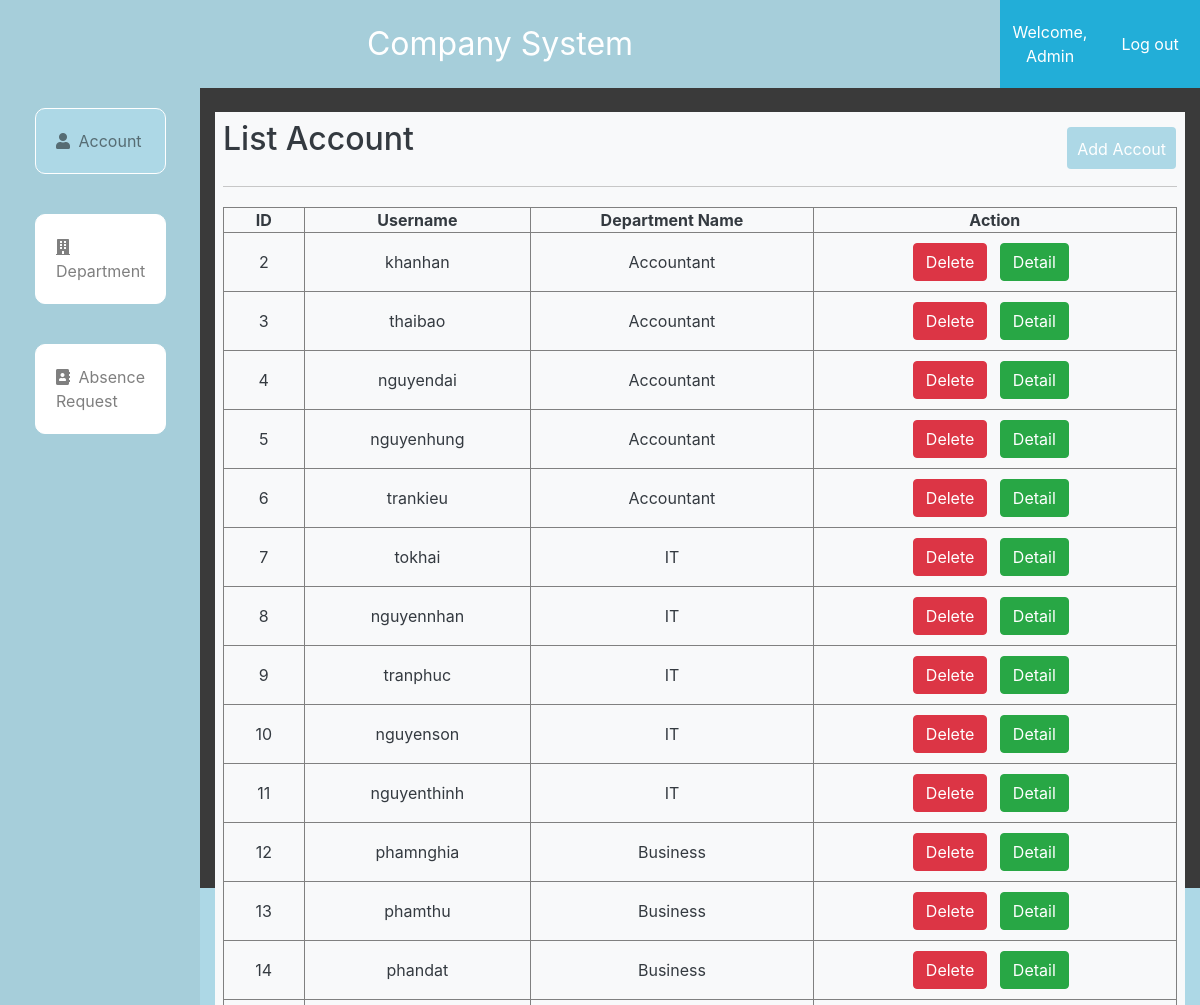
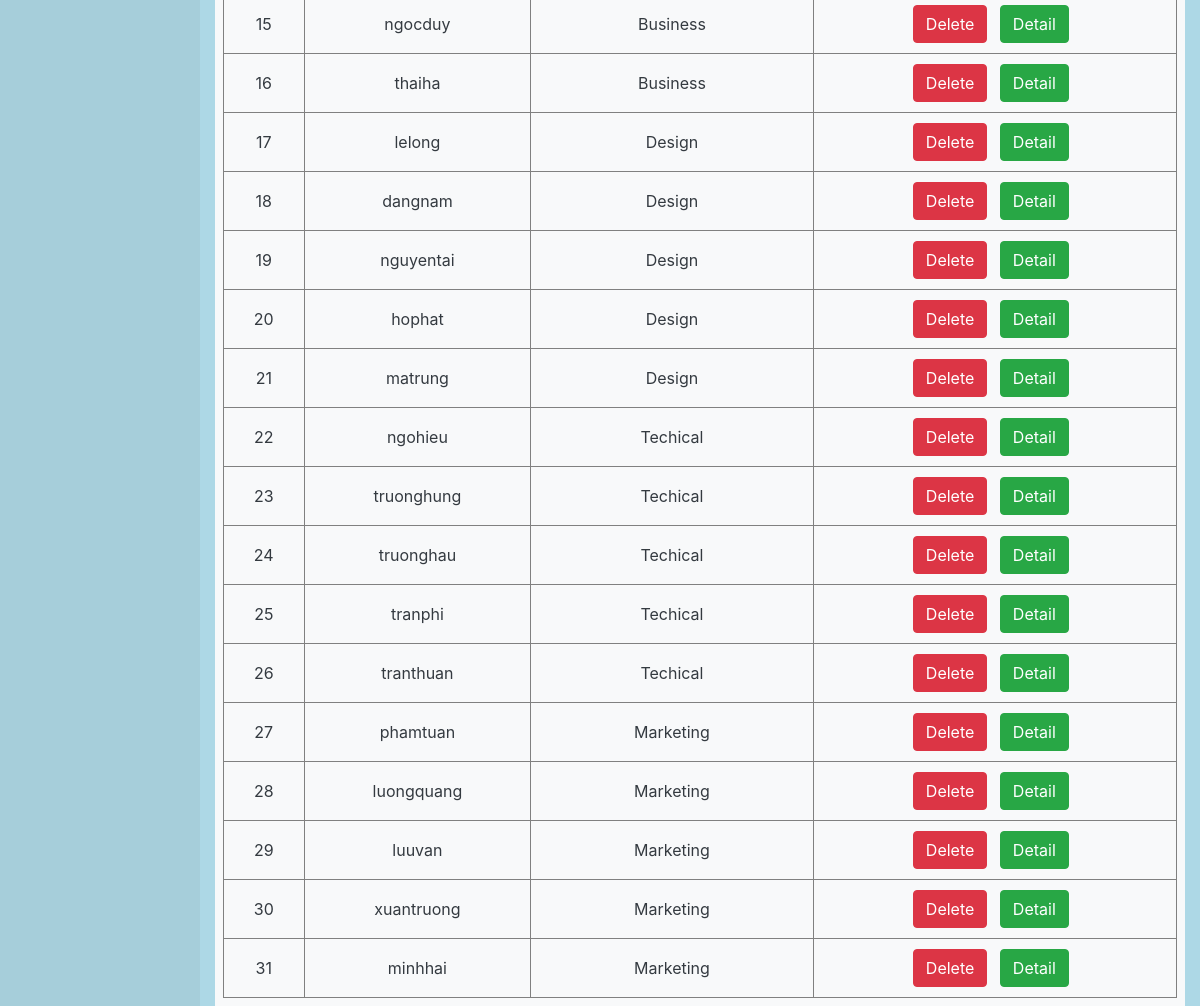
Page /admin/index.php (signed in) on the committed database (2 pictures, top to bottom).
### tables this page shows
CREATE TABLE `employee` (
  `id` int(11) NOT NULL,
  `username` varchar(255) NOT NULL,
  `password` varchar(255) NOT NULL,
  `firstname` varchar(255) NOT NULL,
  `lastname` varchar(255) NOT NULL,
  `role` varchar(255) NOT NULL DEFAULT 'employee',
  `department` varchar(255) DEFAULT NULL,
  `activated` bit(1) DEFAULT b'0',
  `avatar` varchar(255) NOT NULL DEFAULT 'images/user.png',
  `pass_md5` varchar(255) NOT NULL
);

### admin/db.php (called while the page is built, shortened)
<?php
    function open_database(){
        $conn = new mysqli(HOST,USER,PASS,DB);
        return $conn;
    }
    function get_info_employees(){
        $sql = "select * from employee ";
        $conn = open_database();
        $result = $conn->query($sql);
        $data = array();
        if($result->num_rows==0){
            return array('code'=>2,'error'=>'Database is empty');
        }else{
            while($row = $result->fetch_assoc()){
                $data[] = $row;
            }
        }
        return array('code'=>0,'data'=>$data);
    }
?>

### admin/index.php (the view, shortened to what this page needs)
<?php
	require_once('db.php');
?>
<!DOCTYPE html>
<html lang="en">
<head>
	<link rel="stylesheet" href="https://maxcdn.bootstrapcdn.com/bootstrap/4.5.2/css/bootstrap.min.css">
	<link rel="stylesheet" href="https://use.fontawesome.com/releases/v5.7.2/css/all.css"
>
	<link rel="stylesheet" href="style2.css">
</head>
<body>
    <div class="container-fluid admin-section-header">
        <div class="row">
			<div class="col-sm-12 col-md-10 col-lg-10 col-xl-10 admin-logo">
					Company System
			</div>
			<div class="col-sm-12 col-md-1 col-lg-1 col-xl-1 admin-login-info">
					<a href="account.php">Welcome, <?= $_SESSION['name'] ?></a>
			</div>
			<div class="col-sm-12 col-md-1 col-lg-1 col-xl-1 admin-login-info">
					<a href="../logout.php">Log out</a>
			</div>
		</div>
		<div class="row h-100">
			<div class="  col-md-2 col-lg-2 col-xl-2  admin-section1">
				<nav class="  navbar-expand-lg navbar-light  ">
					<div class="collapse navbar-collapse" id="navbarSupportedContent">
						<ul class="navbar-nav" style="flex-direction: column;">
							<li class="nav-item active-menu">
								<a class="nav-link p20" href="index.php"><i class="fas fa-user"></i>  Account </a>
							</li>
							<li class="nav-item ">
								<a class="nav-link p20" href="department.php"> <i class="fas fa-building"></i>  Department</a>
							</li>
							<li class="nav-item">
								<a class="nav-link p20" href="dayoff.php"><i class="fas fa-address-book"></i>  Absence Request</a>
							</li>
						</ul>
					</div>
				</nav>
			</div>
			<div class="col-md-10 col-lg-10 col-xl-10   " >
				<div class="bg-light mt-4 text-dark p-2 " style="width: 100%; overflow-x:scroll">
					<div class="admin-panel-section-header ">
						<h2>List Account</h2>
						<a href="register.php" class="addbtn" >Add Accout</a>
					</div>
					<table class="table-hover text-center pc-table"   border="1" >
						<tr class="header">
							<th>ID</th>
							<th>Username</th>
							<th>Department Name</th>
							<th>Action</th>
						</tr>
						<tbody id="tbody">
							<?php
								$result = get_info_employees();
								if($result['code'] == 0){
									$data = $result['data'];
									foreach($data as $row){
										if($row['username'] != 'admin'){
										?>
										<tr class="item">
											<td><?= $row['id'] ?></td>
											<td><?= $row['username'] ?></td>
											<td><?= $row['department'] ?></td>
											<td >
												<a href="#"
													class="btn btn-danger"
													onclick="handleTransferToDelete('<?= $row['username'] ?>','<?= $row['id'] ?>')"
													data-toggle="modal"
													data-target="#delete-employee"
												>Delete </a>
												<a href="detailEmployee.php?id=<?=$row['id']?>" class="btn btn-success">Detail</a>
											</td>
										</tr>
										<?php
										}
									}
								}
							?>
						</tbody>
					</table>
				</div>
			</div>
		</div>
	</div>
</body>
</html>

### admin/style2.css (style rules this page uses)
* { margin: 0; padding: 0; box-sizing: border-box; }
body { background-color: lightblue; height: 100vh; }
.admin-section-header { color: #FFF; background-color: #3a3a3a; }
.admin-logo { text-align: center; padding: 20px; background-color: #a6ceda; font-size: 2rem; }
.admin-login-info { background-color: #22aed8; display: flex; justify-content: center; text-align: center; align-items: center; }
.admin-login-info a { color: white !important; }
.h-100 { height: 100vh !important; }
.admin-section1 { background-color: #a6ceda; }
.admin-section1 ul li { list-style: none; color: black; transition: all 0.3s ease; position: relative; cursor: pointer; border: 1px solid white; background-color: white; margin: 20px 20px; border-radius: 10px; }
.p20 { padding: 20px !important; align-items: center; overflow-x: hidden; }
.p20 i { margin-right: 4px; }
td { padding: 10px ; }
.addbtn { position: absolute; right: 24px; border-radius: 4px; border: none; padding: 10px; margin-top: 10px; text-align: center; background-color: lightblue; color: #FFF; transition: all 0.7s ease; cursor: pointer; height: 42px; }
.admin-panel-section-header { display: flex; align-items: center; justify-content: flex-start; padding-bottom: 20px; border-bottom: #c7c7c7 1px solid; }
.active-menu { background-color: lightblue !important; }
.pc-table { width: 100%; margin-top:20px; }
.btn { margin-right: 8px !important; }

### rows in the picture
employee: id "2", username "khanhan", department "Accountant"
employee: id "3", username "thaibao", department "Accountant"
employee: id "4", username "nguyendai", department "Accountant"
employee: id "5", username "nguyenhung", department "Accountant"
employee: id "6", username "trankieu", department "Accountant"
employee: id "7", username "tokhai", department "IT"
employee: id "8", username "nguyennhan", department "IT"
employee: id "9", username "tranphuc", department "IT"
employee: id "10", username "nguyenson", department "IT"
employee: id "11", username "nguyenthinh", department "IT"
employee: id "12", username "phamnghia", department "Business"
employee: id "13", username "phamthu", department "Business"
employee: id "14", username "phandat", department "Business"
employee: id "15", username "ngocduy", department "Business"
employee: id "16", username "thaiha", department "Business"
employee: id "17", username "lelong", department "Design"
employee: id "18", username "dangnam", department "Design"
employee: id "19", username "nguyentai", department "Design"
employee: id "20", username "hophat", department "Design"
employee: id "21", username "matrung", department "Design"
employee: id "22", username "ngohieu", department "Techical"
employee: id "23", username "truonghung", department "Techical"
employee: id "24", username "truonghau", department "Techical"
employee: id "25", username "tranphi", department "Techical"
employee: id "26", username "tranthuan", department "Techical"
employee: id "27", username "phamtuan", department "Marketing"
employee: id "28", username "luongquang", department "Marketing"
employee: id "29", username "luuvan", department "Marketing"
employee: id "30", username "xuantruong", department "Marketing"
employee: id "31", username "minhhai", department "Marketing"

### other values in the picture
$_SESSION['name'] "Admin"
